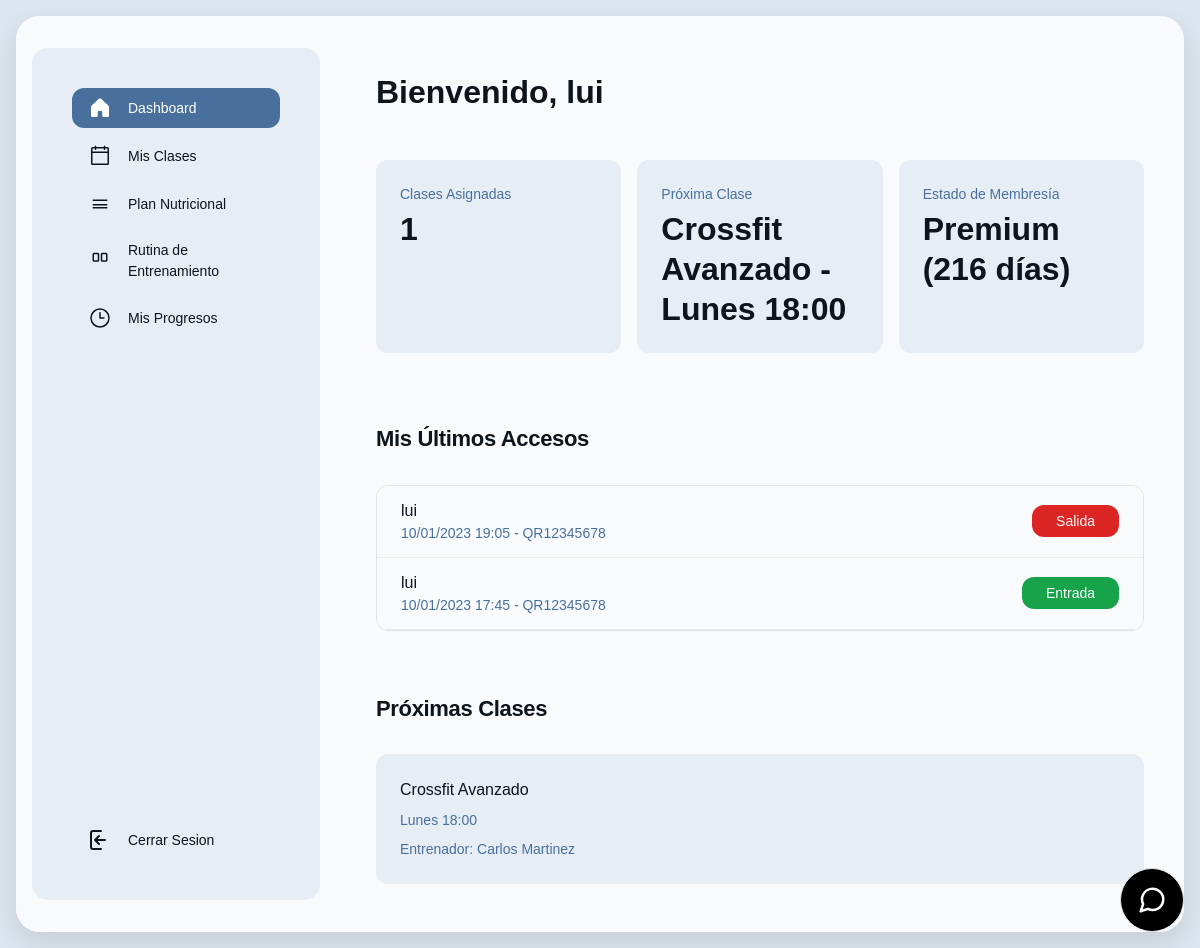
The app's page /index.php (signed in) with its own data.
### tables this page shows
CREATE TABLE `usuarios` (
  `id_usuario` int(11) NOT NULL,
  `nombre` varchar(100) DEFAULT NULL,
  `email` varchar(100) DEFAULT NULL,
  `passwd` varchar(255) DEFAULT NULL,
  `fecha_registro` date DEFAULT curdate(),
  `tipo` enum('cliente','admin') DEFAULT 'cliente'
);

CREATE TABLE `clases` (
  `id` int(11) NOT NULL,
  `nombre` varchar(100) DEFAULT NULL,
  `descripcion` text DEFAULT NULL,
  `entrenador_id` int(11) DEFAULT NULL
);

CREATE TABLE `horarios` (
  `id` int(11) NOT NULL,
  `clase_id` int(11) DEFAULT NULL,
  `dia_semana` enum('Lunes','Martes','Miercoles','Jueves','Viernes','Sabado','Domingo') DEFAULT NULL,
  `hora_inicio` time DEFAULT NULL,
  `hora_fin` time DEFAULT NULL
);

CREATE TABLE `membresias` (
  `id` int(11) NOT NULL,
  `nombre` varchar(100) DEFAULT NULL,
  `precio` decimal(10,2) DEFAULT NULL,
  `duracion_dias` int(11) DEFAULT NULL
);

CREATE TABLE `usuarios_membresias` (
  `id` int(11) NOT NULL,
  `usuario_id` int(11) DEFAULT NULL,
  `membresia_id` int(11) DEFAULT NULL,
  `fecha_inicio` date DEFAULT NULL,
  `fecha_fin` date DEFAULT NULL
);

CREATE TABLE `registro_accesos` (
  `id` int(11) NOT NULL,
  `usuario_id` int(11) DEFAULT NULL,
  `fecha` datetime DEFAULT NULL,
  `tipo` enum('entrada','salida') DEFAULT NULL,
  `codigo_qr` varchar(255) DEFAULT NULL
);

CREATE TABLE `entrenadores` (
  `id` int(11) NOT NULL,
  `nombre` varchar(100) DEFAULT NULL,
  `especialidad` varchar(100) DEFAULT NULL,
  `telefono` varchar(15) DEFAULT NULL,
  `email` varchar(100) DEFAULT NULL
);

### view/dashboard_user.php (the view, shortened to what the rows shown need)
<!DOCTYPE html>
<html>
  <head>
    <link rel="stylesheet" href="https://cdnjs.cloudflare.com/ajax/libs/font-awesome/4.7.0/css/font-awesome.min.css">
    <script src="https://cdn.tailwindcss.com?plugins=forms,container-queries"></script>
  </head>
  <body>
    <div class="main-card">
      <div class="main-content">
        <div class="sidebar-container">
          <div class="sidebar-inner">
            <div class="flex h-full min-h-[700px] flex-col justify-between p-4">
              <div class="flex flex-col gap-4">
                <div class="flex flex-col gap-2">
                  <div class="flex items-center gap-3 px-3 py-2 rounded-xl bg-[#49709c]">
                    <div class="text-white" data-icon="House" data-size="24px" data-weight="fill">
                    </div>
                    <a class="text-white text-sm font-medium leading-normal" href="index.php?controlador=home&action=home">Dashboard</a>
                  </div>
                  <div class="flex items-center gap-3 px-3 py-2">
                    <div class="text-[#0d141c]" data-icon="Calendar" data-size="24px" data-weight="regular">
                    </div>
                    <a class="text-[#0d141c] text-sm font-medium leading-normal" href="index.php?controlador=classShedule&action=home">Mis Clases</a>
                  </div>
                  <div class="flex items-center gap-3 px-3 py-2">
                    <div class="text-[#0d141c]" data-icon="Apple" data-size="24px" data-weight="regular">
                      <svg xmlns="http://www.w3.org/2000/svg" width="24px" height="24px" fill="currentColor" viewBox="0 0 256 256">
                        <path d="M208,88a8,8,0,0,0-8-8H56a8,8,0,0,0,0,16H200A8,8,0,0,0,208,88Zm-8,72H56a8,8,0,0,0,0,16H200a8,8,0,0,0,0-16Zm0-32H56a8,8,0,0,0,0,16H200a8,8,0,0,0,0-16Z"></path>
                      </svg>
                    </div>
                    <a class="text-[#0d141c] text-sm font-medium leading-normal" href="index.php?controlador=nutricionPlan&action=home">Plan Nutricional</a>
                  </div>
                  <div class="flex items-center gap-3 px-3 py-2">
                    <div class="text-[#0d141c]" data-icon="Dumbbell" data-size="24px" data-weight="regular">
                    </div>
                    <a class="text-[#0d141c] text-sm font-medium leading-normal" href="index.php?controlador=rutina&action=home">Rutina de Entrenamiento</a>
                  </div>
                  <div class="flex items-center gap-3 px-3 py-2">
                    <div class="text-[#0d141c]" data-icon="Chart" data-size="24px" data-weight="regular">
                      <svg xmlns="http://www.w3.org/2000/svg" width="24px" height="24px" fill="currentColor" viewBox="0 0 256 256">
                        <path d="M128,24A104,104,0,1,0,232,128,104.11,104.11,0,0,0,128,24Zm0,192a88,88,0,1,1,88-88A88.1,88.1,0,0,1,128,216Zm48-88a8,8,0,0,1-8,8H128a8,8,0,0,1-8-8V72a8,8,0,0,1,16,0v48h40A8,8,0,0,1,176,128Z"></path>
                      </svg>
                    </div>
                    <a class="text-[#0d141c] text-sm font-medium leading-normal" href="index.php?controlador=progreso&action=home">Mis Progresos</a>
                  </div>
                </div>
              </div>
              <div class="flex flex-col gap-4">
                <div class="flex flex-col gap-1">
                  <div class="flex items-center gap-3 px-3 py-2">
                    <div class="text-[#0d141c]" data-icon="Question" data-size="24px" data-weight="regular">
                      <svg xmlns="http://www.w3.org/2000/svg" viewBox="0 0 24 24" width="24" height="24" fill="none" stroke="#0d141c" stroke-width="2" stroke-linecap="round" stroke-linejoin="round">
                        <path d="M13 3H5a2 2 0 0 0-2 2v14a2 2 0 0 0 2 2h8" />
                        <path d="M7 12h10M7 12l4-4M7 12l4 4" />
                      </svg>
                    </div>
                    <a class="text-[#0d141c] text-sm font-medium leading-normal" href="index.php?controlador=miembros&action=desconectar">Cerrar Sesion</a>
                  </div>
                </div>
              </div>
            </div>
          </div>
        </div>
        <div class="content-container">
          <div class="flex flex-wrap justify-between gap-3 p-4">
            <p class="text-[#0d141c] tracking-light text-[32px] font-bold leading-tight min-w-72">Bienvenido, <?php echo htmlspecialchars($_SESSION["nombre"]); ?></p>
          </div>
          <div class="flex flex-wrap gap-3 p-4">
            <div class="flex min-w-[200px] flex-1 flex-col gap-1 rounded-xl bg-[#e7edf4] p-4">
              <p class="text-[#49709c] text-sm font-medium leading-normal">Clases Asignadas</p>
              <p class="text-[#0d141c] text-[32px] font-bold leading-tight"><?php echo $clasesAsignadas; ?></p>
            </div>
            <div class="flex min-w-[200px] flex-1 flex-col gap-1 rounded-xl bg-[#e7edf4] p-4">
              <p class="text-[#49709c] text-sm font-medium leading-normal">Próxima Clase</p>
              <p class="text-[#0d141c] text-[32px] font-bold leading-tight"><?php echo $proximaClase; ?></p>
            </div>
            <div class="flex min-w-[200px] flex-1 flex-col gap-1 rounded-xl bg-[#e7edf4] p-4">
              <p class="text-[#49709c] text-sm font-medium leading-normal">Estado de Membresía</p>
              <p class="text-[#0d141c] text-[32px] font-bold leading-tight"><?php echo $estadoMembresia; ?></p>
            </div>
          </div>
          <h2 class="text-[#0d141c] text-[22px] font-bold leading-tight tracking-[-0.015em] px-4 pb-3 pt-5">Mis Últimos Accesos</h2>
          <div class="px-4 py-3">
            <div class="flex flex-col overflow-hidden rounded-xl border border-[#49709c] bg-[#f8fafc]">
              <?php foreach ($ultimosAccesos as $acceso): ?>
              <div class="flex items-center gap-4 bg-[#f8fafc] px-4 min-h-[72px] py-2 justify-between border-b border-[#e7edf4] w-full">
                <div class="flex flex-col justify-center">
                  <p class="text-[#0d141c] text-base font-medium leading-normal line-clamp-1"><?php echo htmlspecialchars($acceso['nombre']); ?></p>
                  <p class="text-[#49709c] text-sm font-normal leading-normal line-clamp-2">
                    <?php
                    $fecha = new DateTime($acceso['fecha']);
                    echo $fecha->format('d/m/Y H:i') . ' - ' .
                         ($acceso['codigo_qr']);
                    ?>
                  </p>
                </div>
                <div class="shrink-0">
                  <span class="flex min-w-[84px] max-w-[480px] items-center justify-center overflow-hidden rounded-xl h-8 px-4 <?php echo $acceso['tipo'] == 'entrada' ? 'bg-green-600' : 'bg-red-600'; ?> text-white text-sm font-medium leading-normal w-fit">
                    <?php echo $acceso['tipo'] == 'entrada' ? 'Entrada' : 'Salida'; ?>
                  </span>
                </div>
              </div>
              <?php endforeach; ?>
            </div>
          </div>
          <h2 class="text-[#0d141c] text-[22px] font-bold leading-tight tracking-[-0.015em] px-4 pb-3 pt-5">Próximas Clases</h2>
          <div class="flex flex-wrap gap-4 px-4 py-3">
            <?php foreach ($proximasClases as $clase): ?>
            <div class="flex min-w-[300px] flex-1 flex-col gap-2 rounded-xl bg-[#e7edf4] p-4">
              <p class="text-[#0d141c] text-base font-medium leading-normal"><?php echo htmlspecialchars($clase['nombre']); ?></p>
              <p class="text-[#49709c] text-sm font-normal leading-normal">
                <?php echo htmlspecialchars($clase['fecha']); ?>
              </p>
              <p class="text-[#49709c] text-sm font-normal leading-normal">
                Entrenador: <?php echo htmlspecialchars($clase['entrenador']); ?>
              </p>
            </div>
            <?php endforeach; ?>
          </div>
        </div>
      </div>
    </div>
<button
  class="fixed bottom-4 right-4 inline-flex items-center justify-center text-sm font-medium disabled:pointer-events-none disabled:opacity-50 border rounded-full w-16 h-16 bg-black hover:bg-gray-700 m-0 cursor-pointer border-gray-200 bg-none p-0 normal-case leading-5 hover:text-gray-900"
  type="button" aria-haspopup="dialog" aria-expanded="false" data-state="closed" id="chatToggle">
  <svg xmlns="http://www.w3.org/2000/svg" width="30" height="40" viewBox="0 0 24 24" fill="none" stroke="currentColor" stroke-width="2" stroke-linecap="round" stroke-linejoin="round" class="text-white block border-gray-200 align-middle">
    <path d="m3 21 1.9-5.7a8.5 8.5 0 1 1 3.8 3.8z" class="border-gray-200">
    </path>
  </svg>
</button>
  </body>
</html>

### records on screen
usuarios: id_usuario.hora_inicio "Crossfit Avanzado - Lunes 18:00", id_usuario.fecha_fin "Premium (216 días)"
registro_accesos: usuario.nombre "lui", fecha "10/01/2023 19:05", codigo_qr "QR12345678", tipo "Salida"
registro_accesos: usuario.nombre "lui", fecha "10/01/2023 17:45", codigo_qr "QR12345678", tipo "Entrada"
clases: nombre "Crossfit Avanzado", fecha "Lunes 18:00", entrenador.nombre "Carlos Martinez"

### other values on screen
$_SESSION["nombre"] "lui"
$clasesAsignadas "1"
